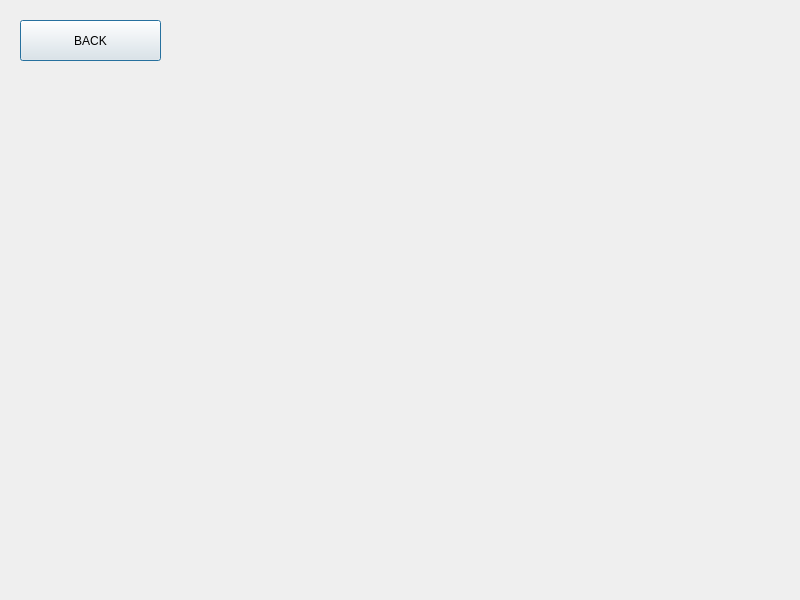
<?xml version="1.0" encoding="UTF-8"?>
<ui version="4.0">
 <class>AboutProj</class>
 <widget class="QDialog" name="AboutProj">
  <property name="geometry">
   <rect>
    <x>0</x>
    <y>0</y>
    <width>800</width>
    <height>600</height>
   </rect>
  </property>
  <property name="windowTitle">
   <string>Dialog</string>
  </property>
  <property name="styleSheet">
   <string notr="true"/>
  </property>
  <widget class="QPushButton" name="back">
   <property name="geometry">
    <rect>
     <x>20</x>
     <y>20</y>
     <width>141</width>
     <height>41</height>
    </rect>
   </property>
   <property name="text">
    <string>BACK</string>
   </property>
  </widget>
 </widget>
 <resources/>
 <connections/>
</ui>
